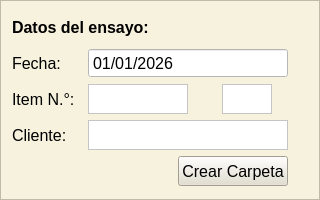
     <widget class="QFrame" name="bloque_datos_del_ensayo">
      <property name="minimumSize">
       <size>
        <width>320</width>
        <height>200</height>
       </size>
      </property>
      <property name="maximumSize">
       <size>
        <width>320</width>
        <height>200</height>
       </size>
      </property>
      <property name="font">
       <font>
        <family>Segoe UI</family>
        <pointsize>12</pointsize>
        <bold>true</bold>
       </font>
      </property>
      <property name="autoFillBackground">
       <bool>false</bool>
      </property>
      <property name="styleSheet">
       <string notr="true">background-color: rgb(247, 242, 222);</string>
      </property>
      <property name="frameShape">
       <enum>QFrame::Shape::StyledPanel</enum>
      </property>
      <property name="frameShadow">
       <enum>QFrame::Shadow::Raised</enum>
      </property>
      <layout class="QGridLayout" name="gridLayout">
       <item row="1" column="0" colspan="2">
        <layout class="QGridLayout" name="grilla_datos_del_ensayo">
         <item row="0" column="0">
          <widget class="QLabel" name="fecha">
           <property name="minimumSize">
            <size>
             <width>70</width>
             <height>30</height>
            </size>
           </property>
           <property name="maximumSize">
            <size>
             <width>80</width>
             <height>30</height>
            </size>
           </property>
           <property name="font">
            <font>
             <family>Segoe UI</family>
             <pointsize>12</pointsize>
            </font>
           </property>
           <property name="text">
            <string>Fecha:</string>
           </property>
          </widget>
         </item>
         <item row="2" column="0">
          <widget class="QLabel" name="cliente">
           <property name="minimumSize">
            <size>
             <width>70</width>
             <height>30</height>
            </size>
           </property>
           <property name="maximumSize">
            <size>
             <width>80</width>
             <height>30</height>
            </size>
           </property>
           <property name="font">
            <font>
             <family>Segoe UI</family>
             <pointsize>12</pointsize>
            </font>
           </property>
           <property name="text">
            <string>Cliente:</string>
           </property>
          </widget>
         </item>
         <item row="1" column="1">
          <widget class="QPlainTextEdit" name="entrada_item">
           <property name="minimumSize">
            <size>
             <width>100</width>
             <height>30</height>
            </size>
           </property>
           <property name="maximumSize">
            <size>
             <width>100</width>
             <height>30</height>
            </size>
           </property>
           <property name="font">
            <font>
             <family>Segoe UI</family>
             <pointsize>12</pointsize>
            </font>
           </property>
           <property name="styleSheet">
            <string notr="true">background-color: rgb(255, 255, 255);</string>
           </property>
           <property name="verticalScrollBarPolicy">
            <enum>Qt::ScrollBarPolicy::ScrollBarAlwaysOff</enum>
           </property>
          </widget>
         </item>
         <item row="1" column="0">
          <widget class="QLabel" name="item">
           <property name="minimumSize">
            <size>
             <width>70</width>
             <height>30</height>
            </size>
           </property>
           <property name="maximumSize">
            <size>
             <width>80</width>
             <height>30</height>
            </size>
           </property>
           <property name="font">
            <font>
             <family>Segoe UI</family>
             <pointsize>12</pointsize>
            </font>
           </property>
           <property name="text">
            <string>Item N.°:</string>
           </property>
          </widget>
         </item>
         <item row="1" column="2">
          <widget class="QPlainTextEdit" name="entrada_item_2">
           <property name="minimumSize">
            <size>
             <width>50</width>
             <height>30</height>
            </size>
           </property>
           <property name="maximumSize">
            <size>
             <width>50</width>
             <height>30</height>
            </size>
           </property>
           <property name="font">
            <font>
             <family>Segoe UI</family>
             <pointsize>12</pointsize>
            </font>
           </property>
           <property name="styleSheet">
            <string notr="true">background-color: rgb(255, 255, 255);</string>
           </property>
           <property name="verticalScrollBarPolicy">
            <enum>Qt::ScrollBarPolicy::ScrollBarAlwaysOff</enum>
           </property>
          </widget>
         </item>
         <item row="0" column="1" colspan="2">
          <widget class="QDateEdit" name="calendario">
           <property name="minimumSize">
            <size>
             <width>200</width>
             <height>30</height>
            </size>
           </property>
           <property name="maximumSize">
            <size>
             <width>200</width>
             <height>30</height>
            </size>
           </property>
           <property name="font">
            <font>
             <family>Segoe UI</family>
             <pointsize>12</pointsize>
            </font>
           </property>
           <property name="styleSheet">
            <string notr="true">background-color: rgb(255, 255, 255);</string>
           </property>
           <property name="buttonSymbols">
            <enum>QAbstractSpinBox::ButtonSymbols::NoButtons</enum>
           </property>
           <property name="displayFormat">
            <string>dd/MM/yyyy</string>
           </property>
           <property name="timeSpec">
            <enum>Qt::TimeSpec::LocalTime</enum>
           </property>
           <property name="date">
            <date>
             <year>2026</year>
             <month>1</month>
             <day>1</day>
            </date>
           </property>
          </widget>
         </item>
         <item row="2" column="1" colspan="2">
          <widget class="QPlainTextEdit" name="entrada_cliente">
           <property name="minimumSize">
            <size>
             <width>200</width>
             <height>30</height>
            </size>
           </property>
           <property name="maximumSize">
            <size>
             <width>200</width>
             <height>30</height>
            </size>
           </property>
           <property name="font">
            <font>
             <family>Segoe UI</family>
             <pointsize>12</pointsize>
            </font>
           </property>
           <property name="styleSheet">
            <string notr="true">background-color: rgb(255, 255, 255);</string>
           </property>
           <property name="verticalScrollBarPolicy">
            <enum>Qt::ScrollBarPolicy::ScrollBarAlwaysOff</enum>
           </property>
          </widget>
         </item>
        </layout>
       </item>
       <item row="2" column="0">
        <spacer name="horizontalSpacer_9">
         <property name="orientation">
          <enum>Qt::Orientation::Horizontal</enum>
         </property>
         <property name="sizeHint" stdset="0">
          <size>
           <width>40</width>
           <height>20</height>
          </size>
         </property>
        </spacer>
       </item>
       <item row="0" column="0">
        <widget class="QLabel" name="datos_del_ensayo">
         <property name="minimumSize">
          <size>
           <width>150</width>
           <height>30</height>
          </size>
         </property>
         <property name="maximumSize">
          <size>
           <width>150</width>
           <height>30</height>
          </size>
         </property>
         <property name="font">
          <font>
           <family>Segoe UI</family>
           <pointsize>12</pointsize>
           <bold>true</bold>
          </font>
         </property>
         <property name="text">
          <string>Datos del ensayo:</string>
         </property>
        </widget>
       </item>
       <item row="2" column="1">
        <widget class="QPushButton" name="btn_crear_carpeta">
         <property name="minimumSize">
          <size>
           <width>110</width>
           <height>30</height>
          </size>
         </property>
         <property name="maximumSize">
          <size>
           <width>110</width>
           <height>30</height>
          </size>
         </property>
         <property name="font">
          <font>
           <pointsize>12</pointsize>
          </font>
         </property>
         <property name="styleSheet">
          <string notr="true">background-color: rgba(227, 222, 204, 254);</string>
         </property>
         <property name="text">
          <string>Crear Carpeta</string>
         </property>
        </widget>
       </item>
       <item row="1" column="2">
        <spacer name="horizontalSpacer_2">
         <property name="orientation">
          <enum>Qt::Orientation::Horizontal</enum>
         </property>
         <property name="sizeHint" stdset="0">
          <size>
           <width>40</width>
           <height>20</height>
          </size>
         </property>
        </spacer>
       </item>
      </layout>
     </widget>
